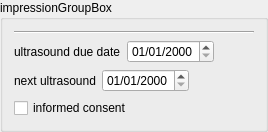
    <widget class="QGroupBox" name="impressionGroupBox">
     <property name="title">
      <string>impressionGroupBox</string>
     </property>
     <layout class="QVBoxLayout" name="verticalLayout_36">
      <item>
       <layout class="QVBoxLayout" name="impressionRadioLayout"/>
      </item>
      <item>
       <layout class="QFormLayout" name="impressionFormLayout"/>
      </item>
      <item>
       <widget class="Line" name="line_45">
        <property name="orientation">
         <enum>Qt::Horizontal</enum>
        </property>
       </widget>
      </item>
      <item>
       <layout class="QVBoxLayout" name="impressionMorphologyRadioLayout"/>
      </item>
      <item>
       <layout class="QFormLayout" name="impressionMorphologyFormLayout"/>
      </item>
      <item>
       <layout class="QHBoxLayout" name="horizontalLayout">
        <item>
         <widget class="QLabel" name="usDueDateLabel">
          <property name="text">
           <string>ultrasound due date</string>
          </property>
         </widget>
        </item>
        <item>
         <widget class="QDateEdit" name="usDueDateDateEdit">
          <property name="displayFormat">
           <string>dd/MM/yyyy</string>
          </property>
         </widget>
        </item>
        <item>
         <spacer name="horizontalSpacer_11">
          <property name="orientation">
           <enum>Qt::Horizontal</enum>
          </property>
          <property name="sizeHint" stdset="0">
           <size>
            <width>40</width>
            <height>20</height>
           </size>
          </property>
         </spacer>
        </item>
       </layout>
      </item>
      <item>
       <layout class="QHBoxLayout" name="horizontalLayout_2">
        <item>
         <widget class="QLabel" name="nextUsLabel">
          <property name="text">
           <string>next ultrasound</string>
          </property>
         </widget>
        </item>
        <item>
         <widget class="QDateEdit" name="nextUsDateEdit">
          <property name="displayFormat">
           <string>dd/MM/yyyy</string>
          </property>
         </widget>
        </item>
        <item>
         <spacer name="horizontalSpacer_12">
          <property name="orientation">
           <enum>Qt::Horizontal</enum>
          </property>
          <property name="sizeHint" stdset="0">
           <size>
            <width>40</width>
            <height>20</height>
           </size>
          </property>
         </spacer>
        </item>
       </layout>
      </item>
      <item>
       <widget class="QCheckBox" name="informedConsentCheckBox">
        <property name="text">
         <string>informed consent</string>
        </property>
       </widget>
      </item>
     </layout>
    </widget>
